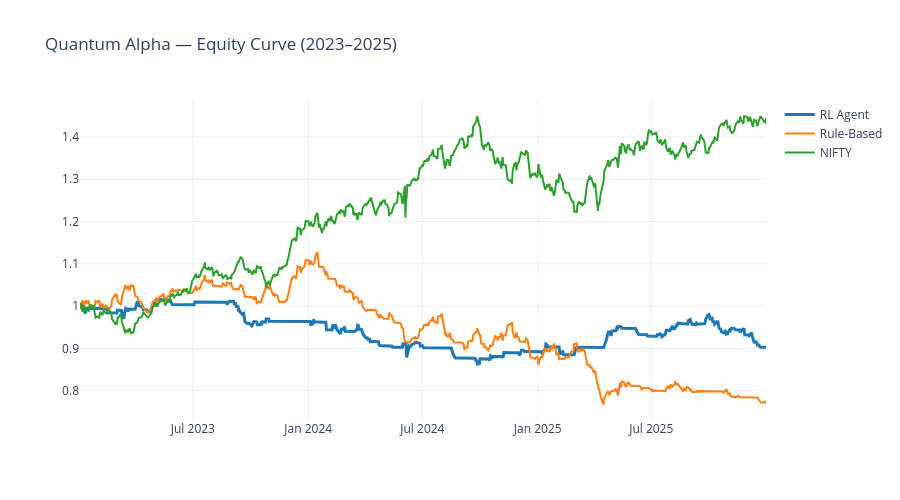
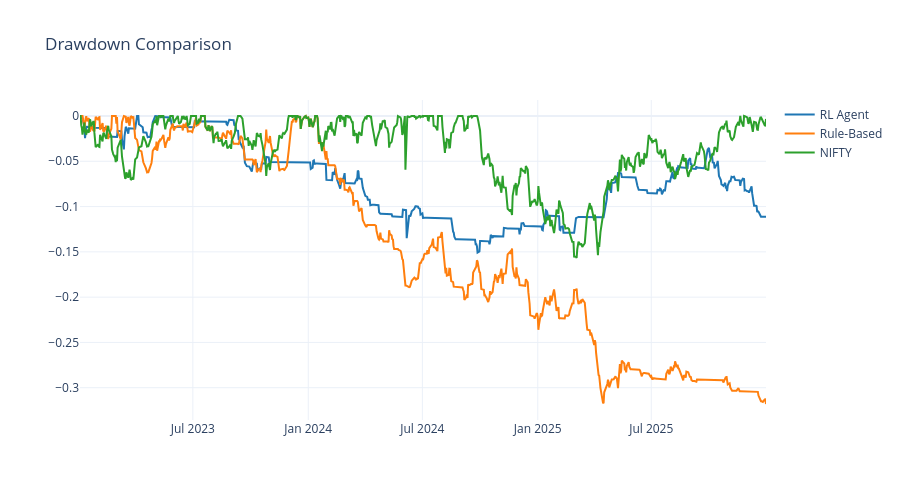
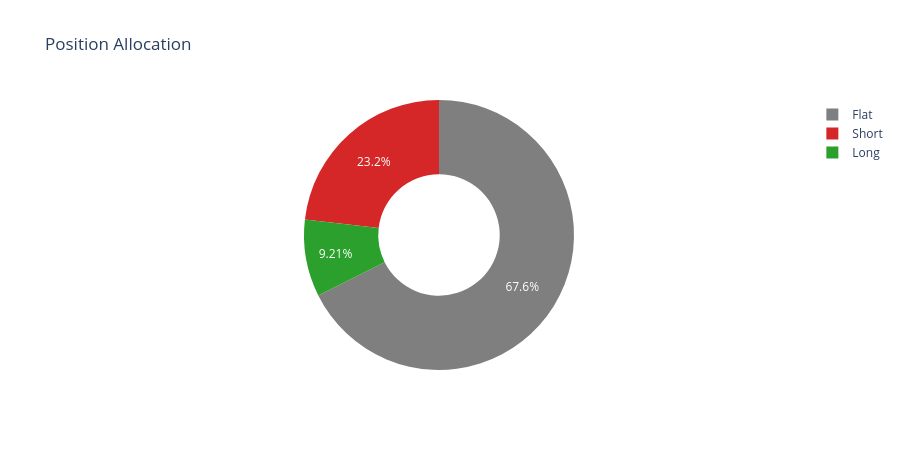
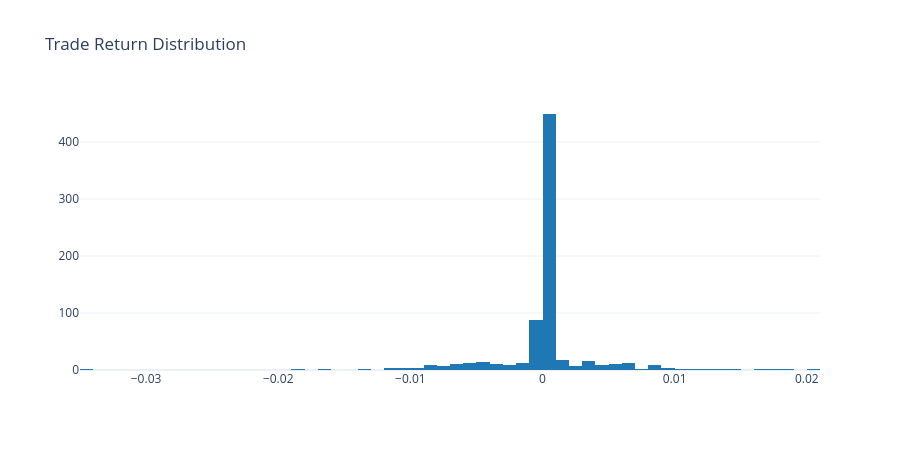

Here is the notebook cell these charts were saved with, in order:
### Code cell
import pandas as pd
import numpy as np
import torch
import torch.nn as nn
import plotly.graph_objects as go
import warnings
warnings.filterwarnings('ignore')

device = torch.device("cuda" if torch.cuda.is_available() else "cpu")

# 1. FINAL MODEL
class DQN(nn.Module):
    def __init__(self, state_size=7, action_size=3):
        super().__init__()
        self.net = nn.Sequential(
            nn.Linear(state_size, 128), nn.ReLU(),
            nn.Linear(128, 128), nn.ReLU(),
            nn.Linear(128, 64),  nn.ReLU(),
            nn.Linear(64, action_size)
        )
    def forward(self, x):
        return self.net(x)

policy_net = DQN().to(device)
policy_net.load_state_dict(torch.load("../models/quantum_alpha_final.pth", map_location=device))
policy_net.eval()

# 2. ENVIRONMENT
class QuantumAlphaEnv:
    def __init__(self, data):
        self.data = data.reset_index(drop=True)
        self.feature_cols = ["mom_20_norm", "vol_signal_norm", "trend_signal_norm",
                             "dd_signal_norm", "vix_signal_norm", "breadth_signal_norm"]
        self.max_steps = len(self.data) - 1
        self.reset()
   
    def reset(self):
        self.current_step = 0
        self.position = 0
        self.balance = 1.0
        return self._get_observation()
   
    def _get_observation(self):
        row = self.data.iloc[self.current_step]
        obs = row[self.feature_cols].values.astype(np.float32)
        return np.append(obs, self.position)
   
    def step(self, action):
        prev_position = self.position
        new_position = {0: 0, 1: 1, 2: -1}[action]
        ret = self.data.iloc[self.current_step]["nifty_ret"]
        cost = abs(new_position - prev_position) * 0.0005
        net_ret = prev_position * ret - cost
        self.balance *= (1 + net_ret)
        self.position = new_position
        self.current_step += 1
        done = self.current_step >= self.max_steps
        return self._get_observation(), net_ret, done, {"net_ret": net_ret, "position": self.position}

# 3. RUN AGENT
test_data = pd.read_csv("../data/state_dataset.csv", index_col="Date", parse_dates=True)
test_data = test_data.join(pd.read_csv("../data/market_master.csv", index_col="Date", parse_dates=True)[["nifty_ret"]])
test_data = test_data.loc["2023":"2025"]

env = QuantumAlphaEnv(test_data)
state = env.reset()
done = False
equity = 1.0
equity_curve = [1.0]
returns = []
positions = []

while not done:
    with torch.no_grad():
        s = torch.FloatTensor(state).unsqueeze(0).to(device)
        action = policy_net(s).argmax().item()
    next_state, _, done, info = env.step(action)
    equity *= (1 + info["net_ret"])
    equity_curve.append(equity)
    returns.append(info["net_ret"])
    positions.append(info["position"])
    state = next_state

rl_equity = np.array(equity_curve)
rl_returns = np.array(returns)
pos = np.array(positions)

rule = pd.read_csv("../backtesting/market_backtest_v7.csv", index_col=0)
rule.index = pd.to_datetime(rule.index)
rule = rule.loc["2023":"2025"]
rule_equity = (1 + rule["strategy_ret_v2"]).cumprod().values
nifty_equity = (1 + test_data["nifty_ret"]).cumprod().values

# Metrics
sharpe = (np.mean(rl_returns) - 0.065/252) / (np.std(rl_returns) + 1e-8) * np.sqrt(252)
cagr = rl_equity[-1] ** (252 / len(rl_returns)) - 1
max_dd = (rl_equity / np.maximum.accumulate(rl_equity) - 1).min()

# =============================================
# FIGURE 1: Equity + Drawdown
# =============================================
fig1 = go.Figure()
fig1.add_trace(go.Scatter(x=test_data.index, y=rl_equity, name="RL Agent", line=dict(color="#1f77b4", width=3)))
fig1.add_trace(go.Scatter(x=test_data.index, y=rule_equity[:len(rl_equity)], name="Rule-Based", line=dict(color="#ff7f0e", width=2)))
fig1.add_trace(go.Scatter(x=test_data.index, y=nifty_equity[:len(rl_equity)], name="NIFTY", line=dict(color="#2ca02c", width=2)))
fig1.update_layout(title="Quantum Alpha — Equity Curve (2023–2025)", height=500, template="plotly_white")
fig1.show()

fig_dd = go.Figure()
dd_rl = rl_equity / np.maximum.accumulate(rl_equity) - 1
dd_rule = rule_equity / np.maximum.accumulate(rule_equity) - 1
dd_nifty = nifty_equity / np.maximum.accumulate(nifty_equity) - 1
fig_dd.add_trace(go.Scatter(x=test_data.index, y=dd_rl, name="RL Agent", line=dict(color="#1f77b4")))
fig_dd.add_trace(go.Scatter(x=test_data.index, y=dd_rule[:len(dd_rl)], name="Rule-Based", line=dict(color="#ff7f0e")))
fig_dd.add_trace(go.Scatter(x=test_data.index, y=dd_nifty[:len(dd_rl)], name="NIFTY", line=dict(color="#2ca02c")))
fig_dd.update_layout(title="Drawdown Comparison", height=500, template="plotly_white")
fig_dd.show()

# =============================================
# FIGURE 2: Position + Trade Analysis
# =============================================
fig2 = go.Figure()

# Pie chart (separate figure)
labels = ["Long", "Short", "Flat"]
values = [(pos == 1).mean()*100, (pos == -1).mean()*100, (pos == 0).mean()*100]
pie = go.Pie(labels=labels, values=values, hole=0.45, marker_colors=["#2ca02c", "#d62728", "#7f7f7f"])
fig2.add_trace(pie)
fig2.update_layout(title="Position Allocation", height=450, template="plotly_white")
fig2.show()

# Histogram (separate figure)
hist = go.Figure()
hist.add_trace(go.Histogram(x=rl_returns, nbinsx=60, marker_color="#1f77b4"))
hist.update_layout(title="Trade Return Distribution", height=450, template="plotly_white")
hist.show()

### Figure 1 — Plotly figure (JSON) as saved in the notebook; plotly's stock layout.template omitted (floating-point values rounded to 4 significant figures; data arrays with more than 128 entries replaced by an {"elided": "..."} marker saying what was removed)
{"data": [{"line": {"color": "#1f77b4", "width": 3}, "name": "RL Agent", "type": "scatter", "x": {"elided": "739 str values"}, "y": {"elided": "739 float values"}}, {"line": {"color": "#ff7f0e", "width": 2}, "name": "Rule-Based", "type": "scatter", "x": {"elided": "739 str values"}, "y": {"elided": "739 float values"}}, {"line": {"color": "#2ca02c", "width": 2}, "name": "NIFTY", "type": "scatter", "x": {"elided": "739 str values"}, "y": {"elided": "739 float values"}}], "layout": {"height": 500, "title": {"text": "Quantum Alpha — Equity Curve (2023–2025)"}}}

### Figure 2 — Plotly figure (JSON) as saved in the notebook; plotly's stock layout.template omitted (floating-point values rounded to 4 significant figures; data arrays with more than 128 entries replaced by an {"elided": "..."} marker saying what was removed)
{"data": [{"line": {"color": "#1f77b4"}, "name": "RL Agent", "type": "scatter", "x": {"elided": "739 str values"}, "y": {"elided": "739 float values"}}, {"line": {"color": "#ff7f0e"}, "name": "Rule-Based", "type": "scatter", "x": {"elided": "739 str values"}, "y": {"elided": "739 float values"}}, {"line": {"color": "#2ca02c"}, "name": "NIFTY", "type": "scatter", "x": {"elided": "739 str values"}, "y": {"elided": "739 float values"}}], "layout": {"height": 500, "title": {"text": "Drawdown Comparison"}}}

### Figure 3 — Plotly figure (JSON) as saved in the notebook; plotly's stock layout.template omitted (floating-point values rounded to 4 significant figures)
{"data": [{"hole": 0.45, "labels": ["Long", "Short", "Flat"], "marker": {"colors": ["#2ca02c", "#d62728", "#7f7f7f"]}, "type": "pie", "values": [9.214, 23.17, 67.62]}], "layout": {"height": 450, "title": {"text": "Position Allocation"}}}

### Figure 4 — Plotly figure (JSON) as saved in the notebook; plotly's stock layout.template omitted (floating-point values rounded to 4 significant figures; data arrays with more than 128 entries replaced by an {"elided": "..."} marker saying what was removed)
{"data": [{"marker": {"color": "#1f77b4"}, "nbinsx": 60, "type": "histogram", "x": {"elided": "738 float values"}}], "layout": {"height": 450, "title": {"text": "Trade Return Distribution"}}}
